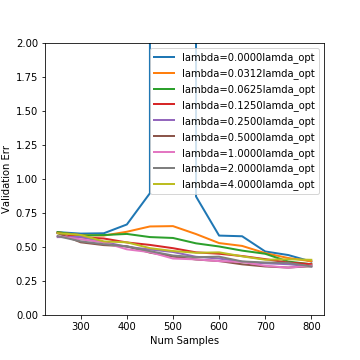

Reproduce this figure in Python.
import numpy as np
import util

# Noise ~ N(0, sigma^2)
sigma = 0.5
# Dimension of x
d = 500
# Theta ~ N(0, eta^2*I)
eta = 1/np.sqrt(d)
# Scaling for lambda to plot
scale_list = [0, 0.03125, 0.0625, 0.125, 0.25, 0.5, 1, 2, 4]
# List of dataset sizes
n_list = [250, 300, 350, 400, 450, 500, 550, 600, 650, 700, 750, 800]

def ridge_regression(train_path, validation_path):
    """Problem 5 (d): Parsimonious double descent.
    For a specific training set, obtain theta_hat under different l2 regularization strengths
    and return validation error.

    Args:
        train_path: Path to CSV file containing training set.
        validation_path: Path to CSV file containing validation set.

    Return:
        val_err: List of validation errors for different scaling factors of lambda in scale_list.
    """
    # *** START CODE HERE ***
    val_err = []
    
    lambda_opt = 1/(2*eta**2)
    fact = lambda_opt*sigma**2
    
    train_x, train_y = util.load_dataset(train_path)    
    val_x, val_y = util.load_dataset(validation_path)
    
    Id = np.eye(d)
    for scale in scale_list:
        theta_opt = np.linalg.pinv(train_x.T@train_x + 2*scale*fact*Id)@train_x.T@train_y
        predicted = val_x@theta_opt + np.random.normal(0,sigma,val_x.shape[0])
        val_err.append(0.5*np.mean((predicted - val_y)**2))
    
    # *** END CODE HERE
    return val_err

if __name__ == '__main__':
    val_err = []
    for n in n_list:
        val_err.append(ridge_regression(train_path='train%d.csv' % n, validation_path='validation.csv'))
    val_err = np.asarray(val_err).T
    util.plot(val_err, 'doubledescent.png', n_list)
